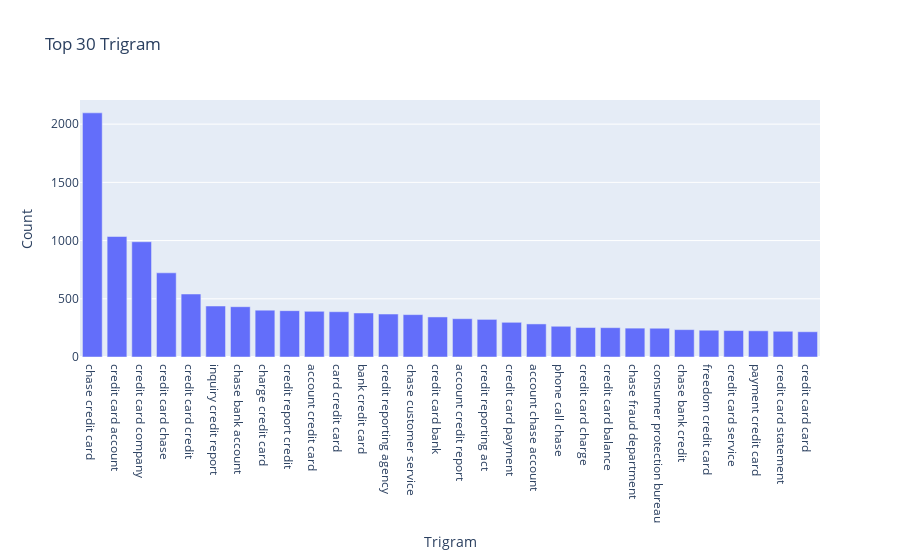

Notebook code cell kept with this figure:
### Code cell
#Write your code here to find the top 30 trigram frequency among the complaints in the cleaned datafram(df_clean). 
#Get the top 30 trigrams dataframe
trigram_df = get_top_ngrams(df_clean['complaint_POS_removed'], n=3, top_k=30)
print(trigram_df)

#Create a bar plot for the top 30 trigram frequency
fig = px.bar(
    trigram_df,
    x='token',
    y='freq',
    title='Top 30 Trigram',
    labels={'token': 'Trigram', 'freq': 'Count'}
)

#Display the figure
fig.show()

### Figure 1 — Plotly figure (JSON) as saved in the notebook; plotly's stock layout.template omitted (floating-point values rounded to 4 significant figures)
{"data": [{"alignmentgroup": "True", "hovertemplate": "Trigram=%{x}<br>Count=%{y}<extra></extra>", "legendgroup": "", "marker": {"color": "#636efa", "pattern": {"shape": ""}}, "name": "", "offsetgroup": "", "orientation": "v", "showlegend": false, "textposition": "auto", "type": "bar", "x": ["chase credit card", "credit card account", "credit card company", "credit card chase", "credit card credit", "inquiry credit report", "chase bank account", "charge credit card", "credit report credit", "account credit card", "card credit card", "bank credit card", "credit reporting agency", "chase customer service", "credit card bank", "account credit report", "credit reporting act", "credit card payment", "account chase account", "phone call chase", "credit card charge", "credit card balance", "chase fraud department", "consumer protection bureau", "chase bank credit", "freedom credit card", "credit card service", "payment credit card", "credit card statement", "credit card card"], "xaxis": "x", "y": [2097, 1035, 990, 723, 541, 438, 432, 402, 398, 392, 389, 378, 369, 364, 344, 329, 323, 298, 284, 264, 253, 252, 248, 247, 235, 230, 227, 225, 221, 217], "yaxis": "y"}], "layout": {"barmode": "relative", "legend": {"tracegroupgap": 0}, "title": {"text": "Top 30 Trigram"}, "xaxis": {"anchor": "y", "domain": [0, 1], "title": {"text": "Trigram"}}, "yaxis": {"anchor": "x", "domain": [0, 1], "title": {"text": "Count"}}}}
